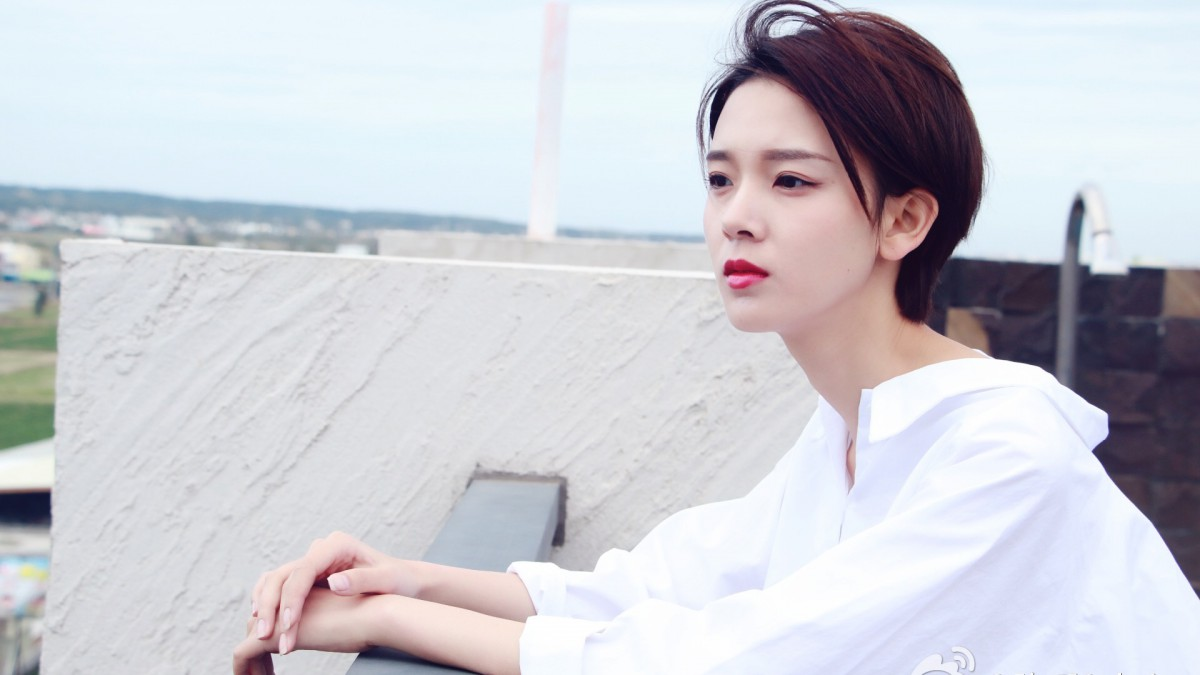
#> input picture img/ChenYao.jpg, 1200 x 675 px, found by its file name
$ python 2img_or-operation.py
#> lines starting #> are read from the running program, lines starting #| are printed output that depends on the picture; after the words box and inside, x2 and y2 are one past the last pixel; in counts of white or black regions, pixels touching at a corner belong together
#感觉两个图片之间进行或运算可以实现遮挡脸部类似马赛克
import cv2
import numpy as np

#第二个参数将图像读取为灰度图像
img=cv2.imread("../../img/ChenYao.jpg",cv2.IMREAD_GRAYSCALE)
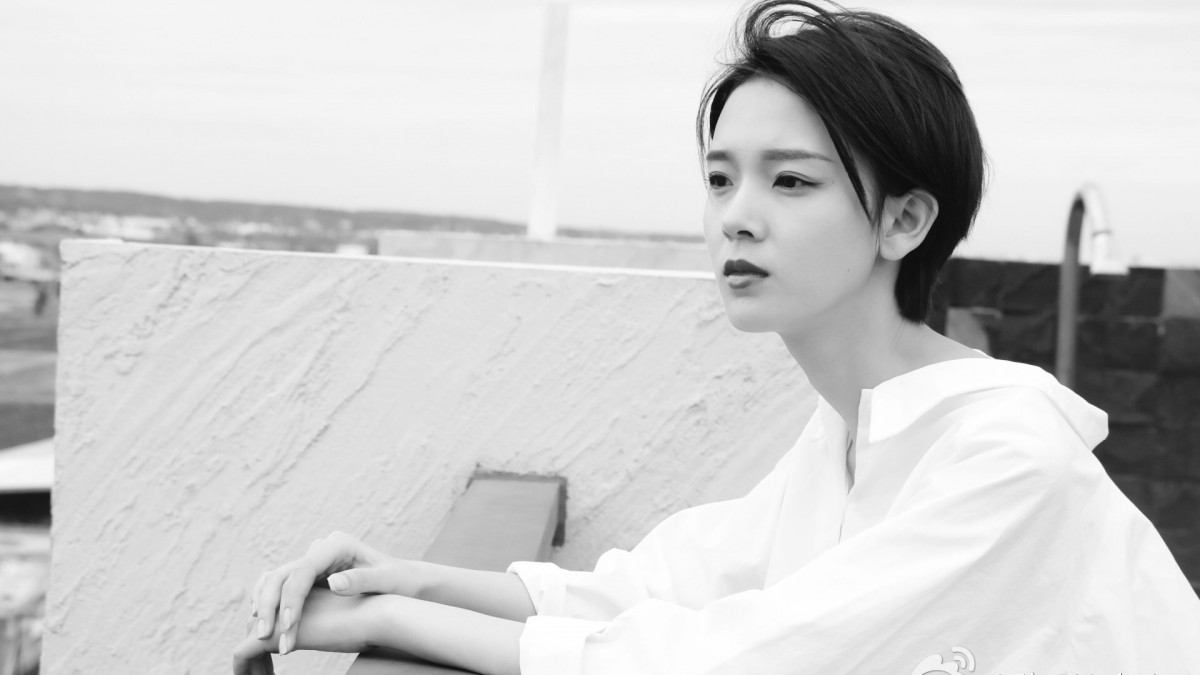
#> img: shape (675, 1200); min 8, max 255, mean 204.6
if img is None:
    print("Error: Unable to read the image. Check the file path.")
    exit()

h,w=img.shape[:2]
#> h = 675; w = 1200
print(h,w)
#| 675 1200
circleimg=np.zeros((h,w),dtype="uint8")
circle=cv2.circle(circleimg,(w//2,h//2),200,255,-1)
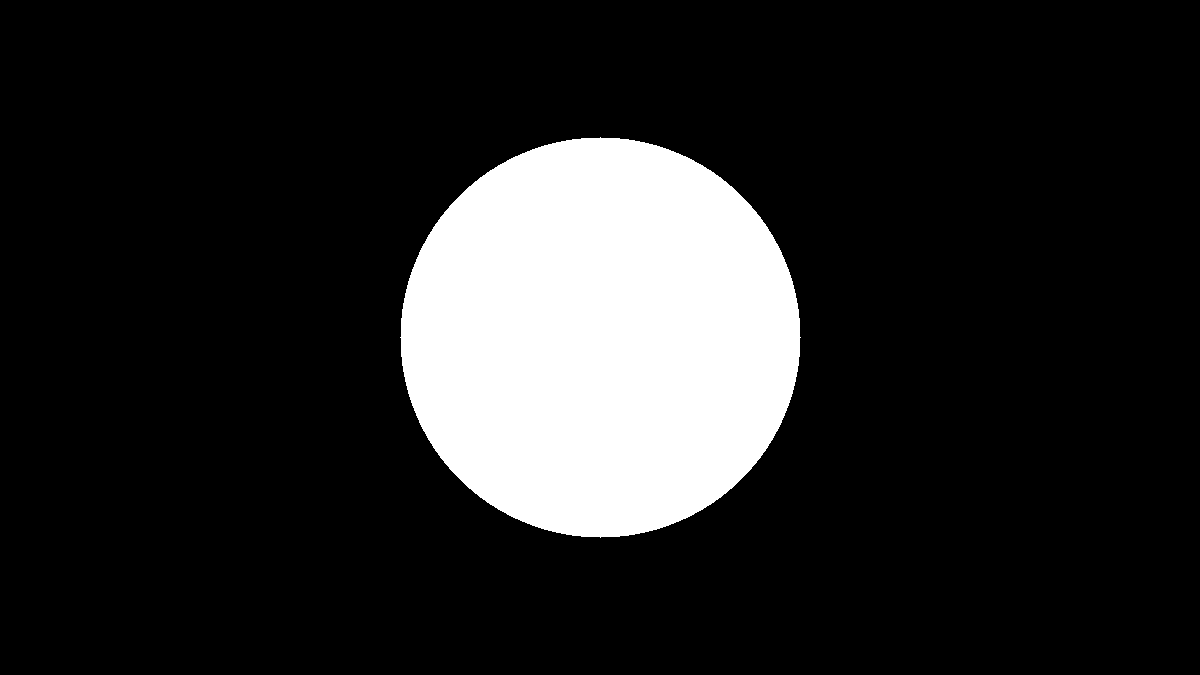
#> circleimg: shape (675, 1200); 15.5% white; 1 white region, box (x1, y1, x2, y2) and area: (400, 137, 801, 538) 125629
#在这里x从左到右y从上到下

result=cv2.bitwise_or(img,circleimg)
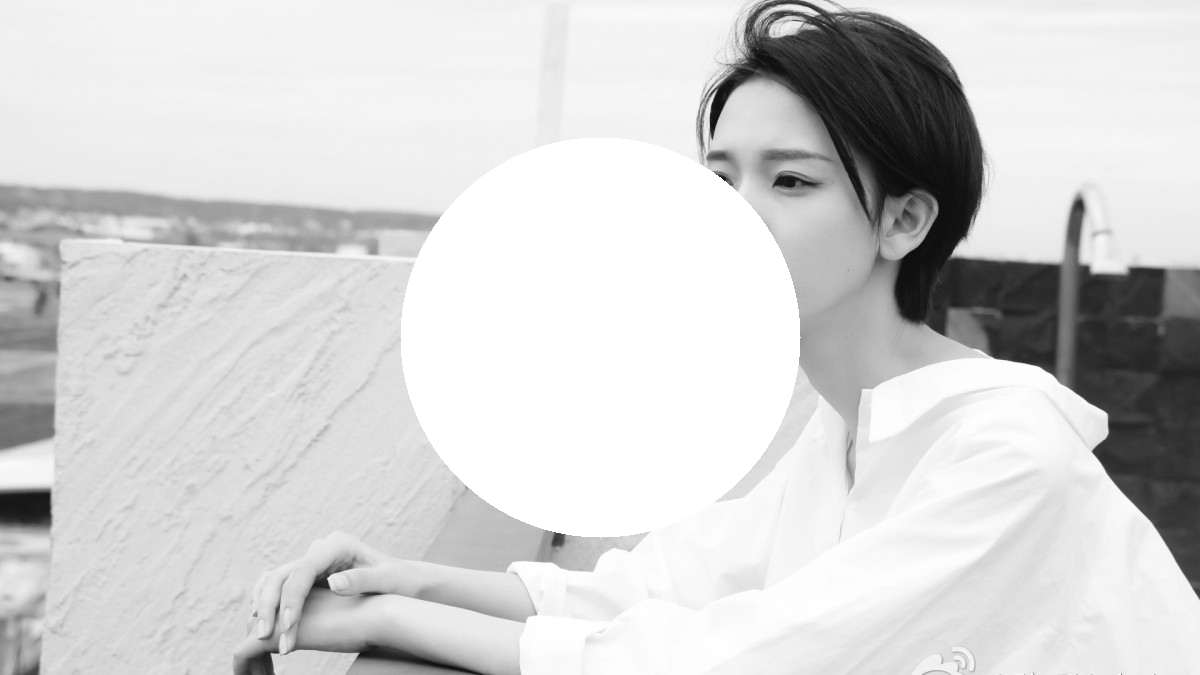
#> result: shape (675, 1200); min 8, max 255, mean 210.5

cv2.imshow("original",img)
cv2.imshow("circle",circle)
cv2.imshow("result",result)
cv2.waitKey(0)
cv2.destroyAllWindows()

$ run again, with img/A4.png saved as img/ChenYao.jpg
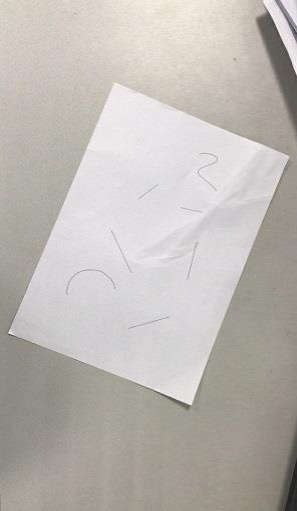
#> input picture img/A4.png, 297 x 511 px, found by its file name
#| 511 297
#> `circle=cv2.circle(circleimg,(w//2,h//2),200,255,-1)`:
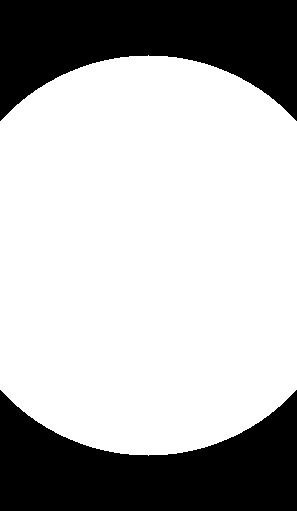
#> circleimg: shape (511, 297); 70.3% white; 2 black regions, box (x1, y1, x2, y2) and area: (0, 0, 297, 121) 22529, (0, 390, 297, 511) 22529
#> `result=cv2.bitwise_or(img,circleimg)`:
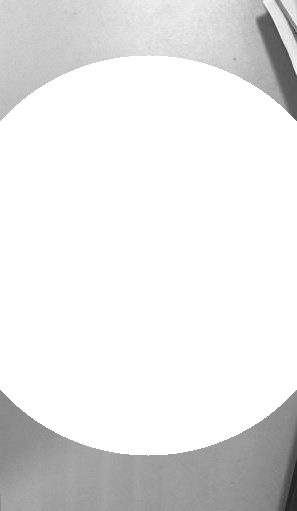
#> result: shape (511, 297); min 30, max 255, mean 230.9
